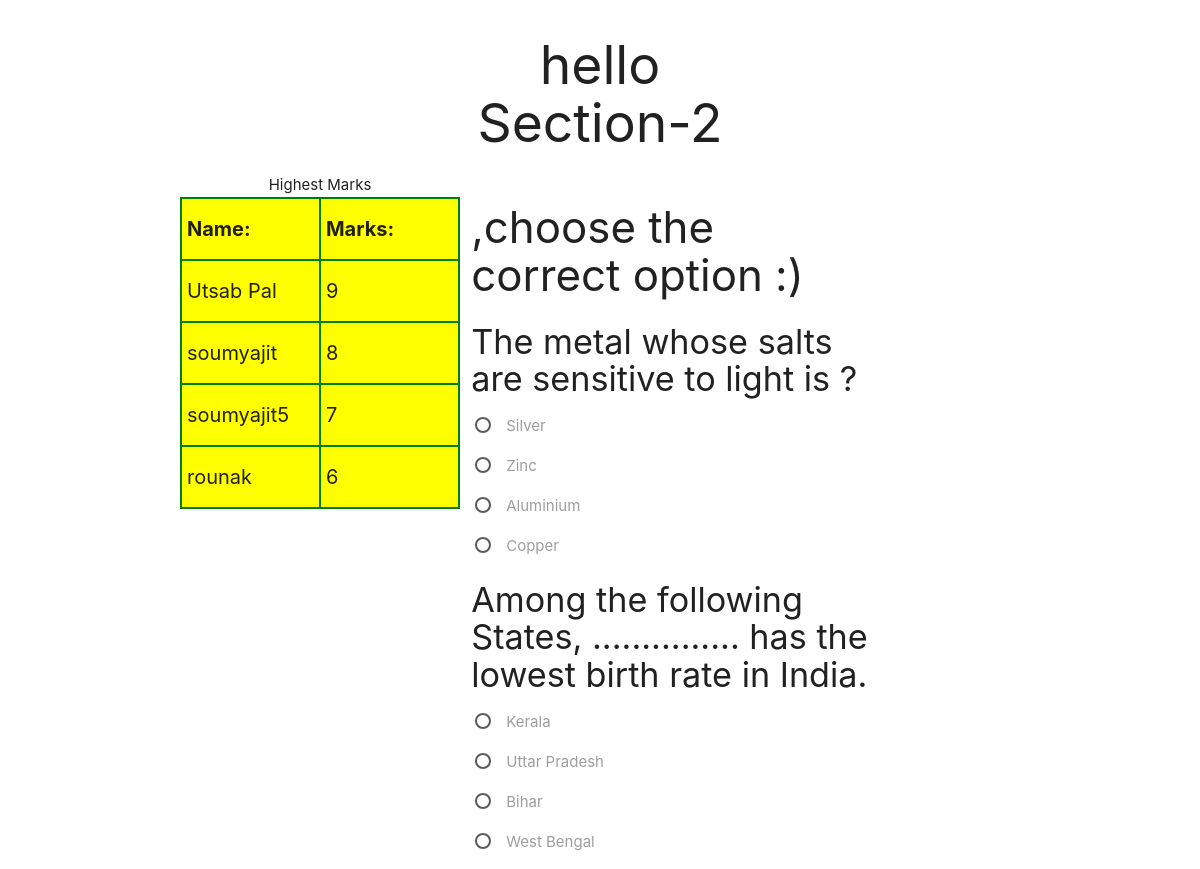
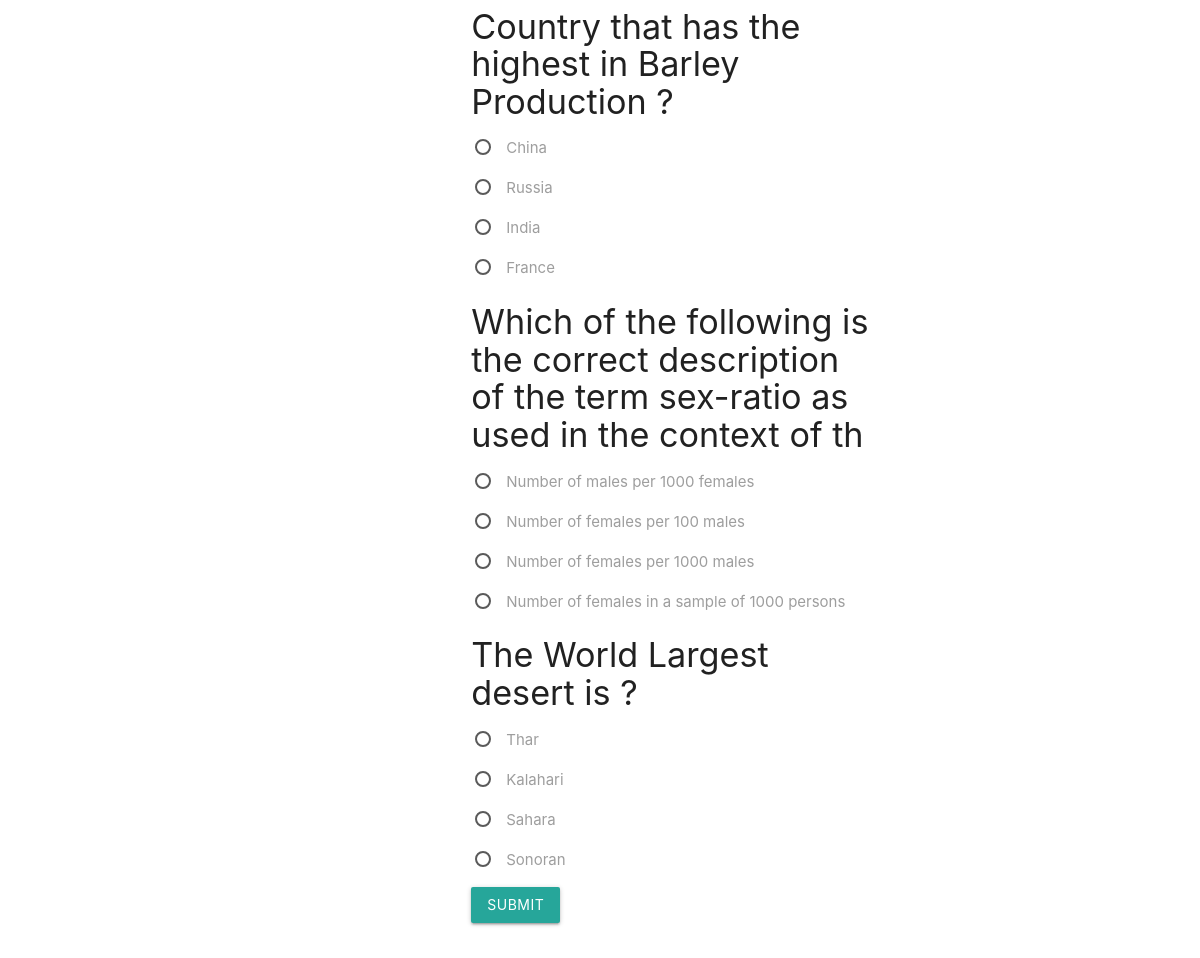
/quiz2.php, run on the app's committed database (2 pictures, top to bottom).
### tables this page shows
CREATE TABLE `sampletable` (
  `name` varchar(50) NOT NULL,
  `password` varchar(50) NOT NULL,
  `points` int(11) DEFAULT NULL,
  `p2` int(11) DEFAULT NULL,
  `p3` int(11) DEFAULT NULL,
  `p4` int(11) DEFAULT NULL,
  `save` int(11) DEFAULT NULL
);

CREATE TABLE `questions2` (
  `qid` int(11) NOT NULL,
  `question` varchar(100) NOT NULL,
  `ansid` int(11) NOT NULL
);

CREATE TABLE `answer2` (
  `id` int(11) NOT NULL,
  `answer` varchar(100) NOT NULL,
  `ansid` int(11) NOT NULL
);

### quiz2.php (the view, shortened to what this page needs)
<?php
$con=mysqli_connect("fdb26.awardspace.net" , "3072694_sample", "sahaj@123", "3072694_sample");
?>
<!DOCTYPE html>
<html>
<head>
 	<link rel="stylesheet" href="https://use.fontawesome.com/releases/v5.0.13/css/all.css">
 	<link rel="stylesheet" href="https://cdnjs.cloudflare.com/ajax/libs/materialize/1.0.0-beta/css/materialize.min.css">
</head>
<body>
	<h2 class="center">hello <?php echo $_SESSION['username']; ?><br>Section-2</h2>
	<div class="row container">
	<table class="col l4 s12">
		<caption>Highest Marks</caption>
	<tr>
		<th>Name:</th>
		<th>Marks:</th>
	</tr>
		<?php
			$i = 0;
			$q1 = "SELECT * FROM sampletable ORDER BY p4 DESC";
			$query1 = mysqli_query($con, $q1);
			while($rows = mysqli_fetch_array($query1) and $i<5){
				$i++;
			?>
			<tr>
				<td><?php echo $rows['name']; ?></td>
				<td><?php echo $rows['p4']; ?></td>
			</tr>
			<?php
			}
		?>
	</table>
	<div class="col l6 s12">
		<h3><?php echo $_SESSION['username']; ?>,choose the correct option :) </h3>
		<form method="post" action="result2.php" class="input-field">
			<?php
			$arr = array(1,2,3,4,5);
			shuffle($arr);
			for($j = 0;$j<5;$j++){
			$i = $arr[$j];
			$q = "select * from questions2 where qid = $i";
			$query = mysqli_query($con, $q);
			while($rows = mysqli_fetch_array($query)){
		?>
				<h4><?php echo $rows['question'] ?></h4>
				<?php
				$q = "select * from answer2 where id = $i";
				$query = mysqli_query($con, $q);
				while ($rows = mysqli_fetch_array($query)) {
				?>
				<p>
					<label>
						<span><?php echo $rows['answer'] ?></span>
					</label>
			    </p>
		<?php
			}
			}
	    }
		?>
		<button type="submit" name="submit" class="btn">submit</button>
		</form>
	</div>
    </div>
</body>
</html>

### quiz2.php (style rules this page uses)
td,th { border: 2px solid green; font-size: 20px; width: 50%; background-color: yellow; }

### data on the page
sampletable: name "Utsab Pal", p4 "9"
sampletable: name "soumyajit", p4 "8"
sampletable: name "soumyajit5", p4 "7"
sampletable: name "rounak", p4 "6"
questions2: question "The metal whose salts are sensitive to light is ?"
answer2: answer "Silver"
answer2: answer "Zinc"
answer2: answer "Aluminium"
answer2: answer "Copper"
questions2: question "Among the following States, ............... has the lowest birth rate in India."
answer2: answer "Kerala"
answer2: answer "Uttar Pradesh"
answer2: answer "Bihar"
answer2: answer "West Bengal"
questions2: question "Country that has the highest in Barley Production ?"
answer2: answer "China"
answer2: answer "Russia"
answer2: answer "India"
answer2: answer "France"
questions2: question "Which of the following is the correct description of the term sex-ratio as used in the context of th"
answer2: answer "Number of males per 1000 females"
answer2: answer "Number of females per 100 males"
answer2: answer "Number of females per 1000 males"
answer2: answer "Number of females in a sample of 1000 persons"
questions2: question "The World Largest desert is ?"
answer2: answer "Thar"
answer2: answer "Kalahari"
answer2: answer "Sahara"
answer2: answer "Sonoran"
